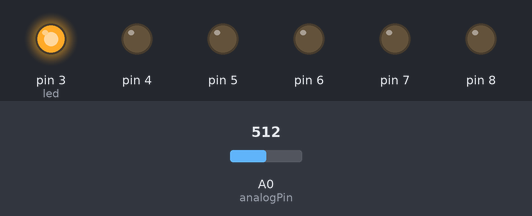
Simulated run of this sketch. Board: Arduino Uno, built with avr-gcc and run on an emulated ATmega328P. Parts: output pins drawn as LEDs (lit = HIGH). Inputs (shaded band) come from the test bench; at power-on: A0 (analogPin) = 512. What the sketch prints to the serial monitor is not drawn.

Above: at 4.2 s.
4.3 s: A0 (analogPin) set to 531
At 5.5 s:
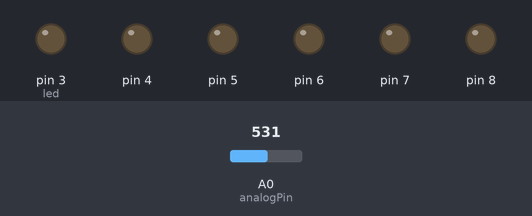
5.8 s: A0 (analogPin) set to 511
At 12.7 s:
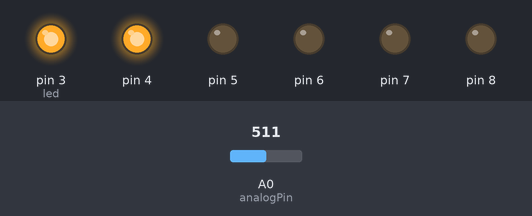
At 16.2 s:
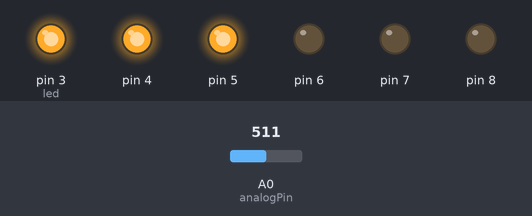
Timing chart, 0 to 19.3 s (numbered marks = the images above; inputs shaded):
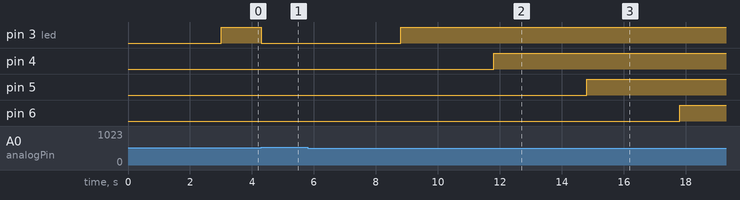

Measured:
- the behaviour switches between 512 and 513 on A0 (analogPin) (found by bisection; images 0 and 1)
- after the input at 4.3 s, pin 3 (led): HIGH → LOW at once
- after the input at 5.8 s, pin 3 (led): LOW → HIGH after 3.0 s instead of 1.5 s; pin 4: LOW → HIGH after 6.0 s instead of 4.5 s; pin 5: LOW → HIGH after 9.0 s instead of 7.5 s; pin 6: LOW → HIGH after 12.0 s instead of 10.5 s

The sketch:

potenciometro_led.ino
```cpp
int value;      //variable que almacena la lectura analógica raw
int position;   //posicion del potenciometro en tanto por ciento

const int analogPin = A0;
//nombra la constante para el pin del sensor
const int switchPin = 9;

unsigned long previousTime = 0;
//guarda el último momento en que un led fue encendido

int switchState = 0;
//variable para el estado actual del sensor

int prevSwitchState = 0;
//guarda el anterior estado del sensor

int led = 3;
//variable referida a los leds

//3000 = 3000 milisegundos
long interval = 3000;
//este será el intervalo entre un led que se enciende y el siguiente

void setup() {

 for(int x = 3;x<9;x++){
   pinMode(x, OUTPUT);
//declara lo que serán las salidas de los leds, con un contador

 }

 //declara el pin del sensor como entrada
 pinMode(switchPin, INPUT);
 Serial.begin(9600);
}

void loop(){

 //guarda el tiempo desde el cual la placa comenzó el programa
 unsigned long currentTime = millis();

 /*
compara el tiempo con el que hubo la última vez que un led se encendió
y si es mayor que el intervalo definido, enciende el siguiente
*/

 if(currentTime - previousTime > interval) {

   //guarda la última vez que cambiaste un led
   previousTime = currentTime;

   //enciende el led
   digitalWrite(led, HIGH);
   led++;

   if(led == 9){

   }
 }

 //lee el valor del sensor
 int potenciometerState = analogRead(A0);
 if (potenciometerState > 512){
  switchState = 1;
 }
 else {
  switchState = 0;
 }


 Serial.println(switchState);


 //si el sensor cambia, apaga todos los sensores
 if(switchState != prevSwitchState){

   for(int x = 3;x<9;x++){
     digitalWrite(x, LOW);

   }

   //resetea la variable de los leds a la original
   led = 3;

   //resetea el contador de tiempos
   previousTime = currentTime;
 }
 //guarda el último estado en que estuvo el led
 prevSwitchState = switchState;

}
```
